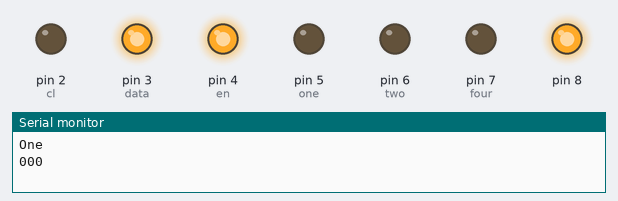
This sketch was run on a simulated Arduino Uno, built with avr-gcc and run on an emulated ATmega328P. On the bench: output pins drawn as LEDs (lit = HIGH), the last lines printed to the serial monitor.

Above: at 0.5 s.
At 1.5 s:
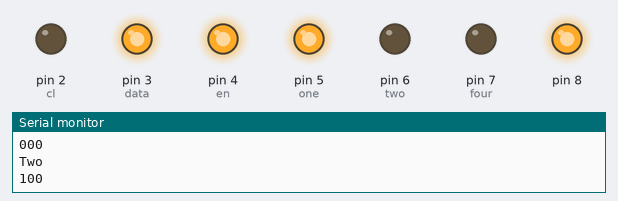
At 2.5 s:
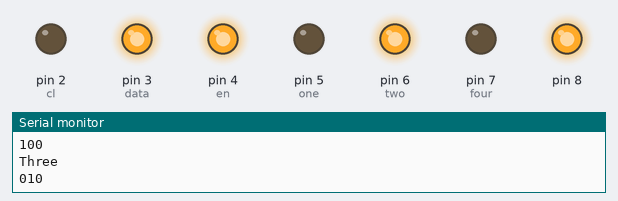
At 3.5 s:
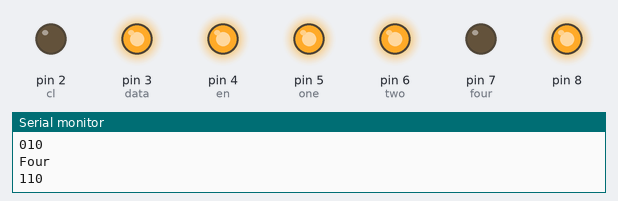
At 5.5 s:
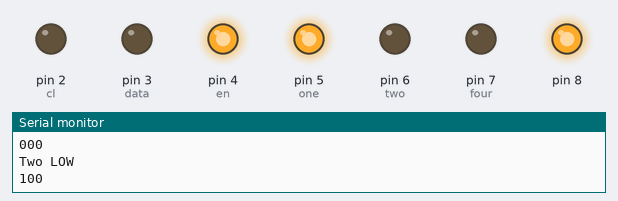
At 7.5 s:
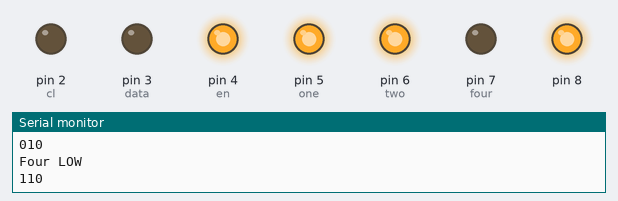
Timing chart, 0 to 9.3 s (numbered marks = the images above):
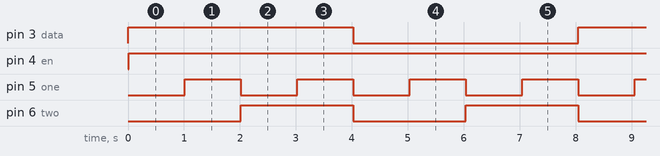

Measured:
- by itself, pin 3 (data): alternates HIGH for 4.0 s and LOW for 4.0 s
- by itself, pin 4 (en): LOW → HIGH at 0.01 s
- by itself, pin 5 (one): alternates HIGH for 1.0 s and LOW for 1.0 s
- by itself, pin 6 (two): alternates HIGH for 2.0 s and LOW for 2.0 s

The sketch:

addressible_latch.ino
```cpp
int cl=2;
int data=3;
int en=4;
int one=5;
int two=6;
int four=7;

void setup(){
  Serial.begin(9600);
  pinMode(cl, OUTPUT);
  pinMode(en, OUTPUT);
  pinMode(one, OUTPUT);
  pinMode(two, OUTPUT);
  pinMode(four, OUTPUT);
  pinMode(data, OUTPUT);
  pinMode(8, OUTPUT);
  digitalWrite(8, HIGH);
  digitalWrite(cl, LOW);
  digitalWrite(en, HIGH);
  digitalWrite(one, LOW);
  digitalWrite(two, LOW);
  digitalWrite(four, LOW);
  digitalWrite(data, LOW);
  digitalWrite(cl, HIGH);
  delay(5);
  digitalWrite(cl, LOW);
}

void loop(){
  Serial.println("One ");
  setPinHigh(0);
  delay(1000);
  Serial.println("Two ");
  setPinHigh(1);
  delay(1000);
  Serial.println("Three ");
  setPinHigh(2);
  delay(1000);
  Serial.println("Four ");
  setPinHigh(3);
  delay(1000);
/*  Serial.println("Five ");
  setPinHigh(4);
  delay(1000);
  Serial.println("Six ");
  setPinHigh(5);
  delay(1000);
  Serial.println("Seven ");
  setPinHigh(6);
  delay(1000);
  Serial.println("Eight ");
  setPinHigh(7);
  delay(1000); */
  Serial.println("One LOW");
  setPinLow(0);
  delay(1000);
  Serial.println("Two LOW");
  setPinLow(1);
  delay(1000);
  Serial.println("Three LOW");
  setPinLow(2);
  delay(1000);
  Serial.println("Four LOW");
  setPinLow(3);
  delay(1000);
/*  Serial.println("Five LOW");
  setPinLow(4);
  delay(1000);
  Serial.println("Six LOW");
  setPinLow(5);
  delay(1000);
  Serial.println("Seven LOW");
  setPinLow(6);
  delay(1000);
  Serial.println("Eight LOW");
  setPinLow(7);
  delay(1000);*/
}

void setPinHigh(int pinNumber){
  addressPin(pinNumber);
  digitalWrite(data, HIGH);
  digitalWrite(en, LOW);
  delay(5);
  digitalWrite(en, HIGH);
}

void setPinLow(int pinNumber){
  addressPin(pinNumber);
  digitalWrite(data, LOW);
  digitalWrite(en, LOW);
  delay(5);
  digitalWrite(en, HIGH);
}

void addressPin(int pinNumber){
  if(pinNumber%2 == 1){
    Serial.print(1);
    digitalWrite(one, HIGH);
    pinNumber--;
  }else{
    Serial.print(0);
    digitalWrite(one, LOW);
  }
  pinNumber/=2;
  if(pinNumber%2 == 1){
    Serial.print(1);
    digitalWrite(two, HIGH);
    pinNumber--;
  }else{
    Serial.print(0);
    digitalWrite(two, LOW);
  }
  pinNumber/=2;
  if(pinNumber%2 == 1){
    Serial.print(1);
    digitalWrite(four, HIGH);
    pinNumber--;
  }else{
    Serial.print(0);
    digitalWrite(four, LOW);
  }
  Serial.println();
}
```
